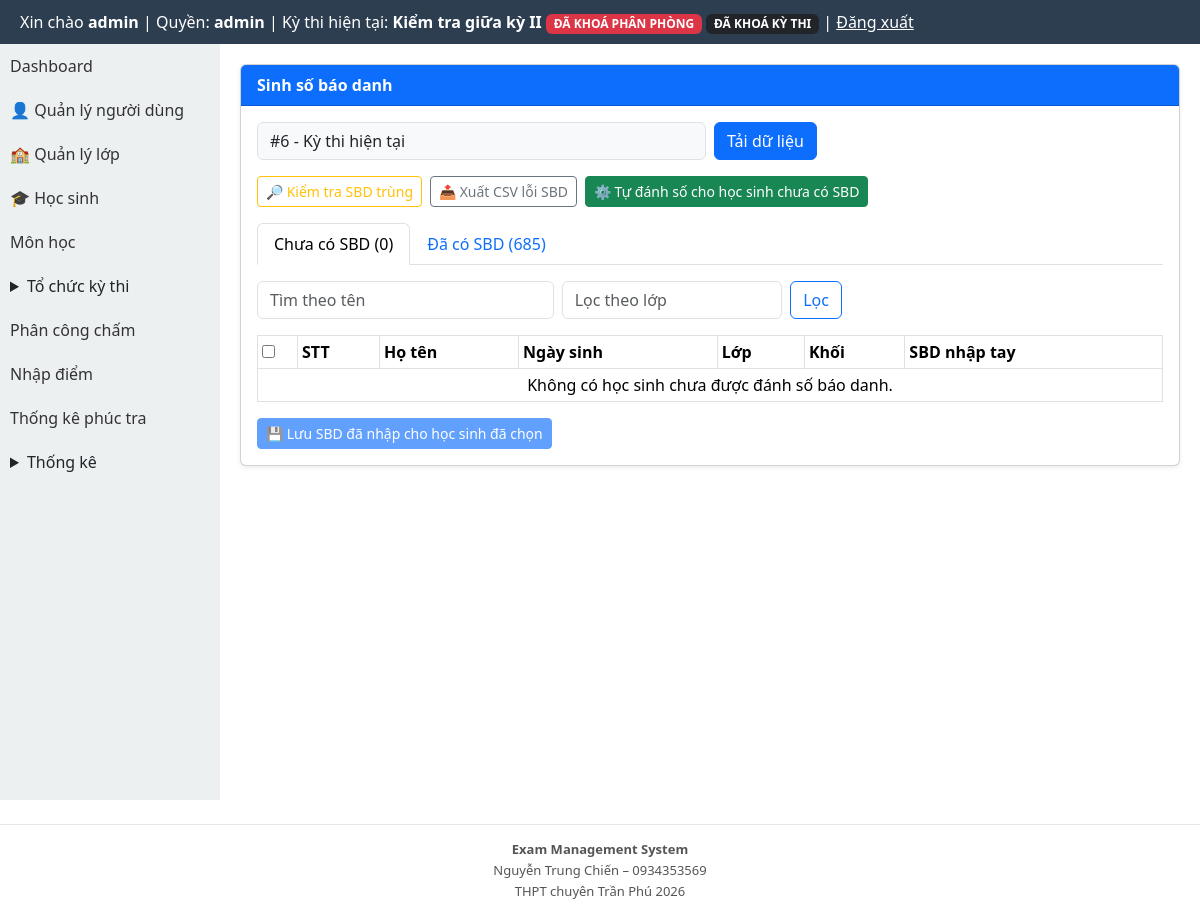
The page /modules/exams/generate_sbd.php (signed in) on the database as committed earlier.
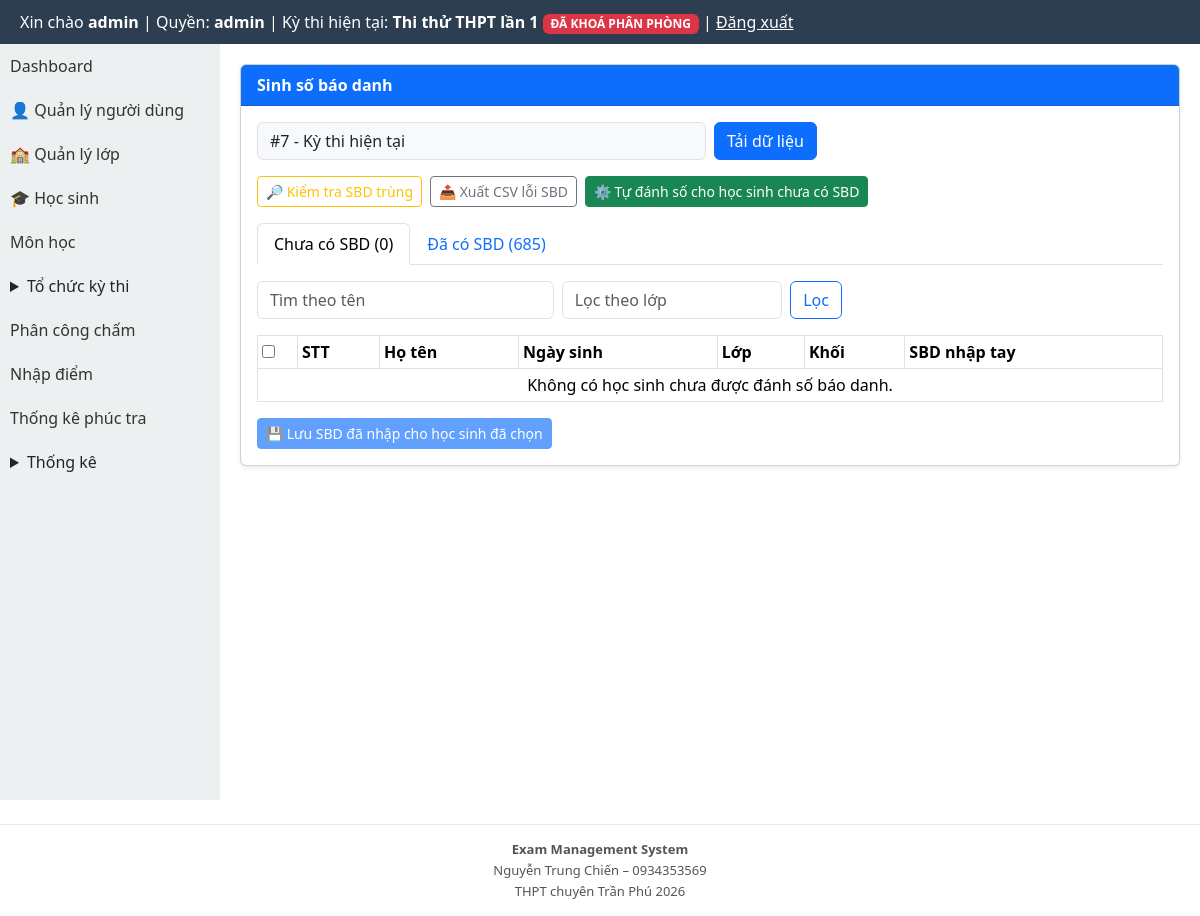
The same page on the database as committed later.
### tables this page shows
CREATE TABLE exams (
  id INTEGER PRIMARY KEY AUTOINCREMENT,
  ten_ky_thi TEXT,
  nam INTEGER,
  ngay_thi TEXT
, is_default INTEGER DEFAULT 0, deleted_at TEXT, distribution_locked INTEGER DEFAULT 0, rooms_locked INTEGER DEFAULT 0, exam_locked INTEGER DEFAULT 0, scoring_closed INTEGER DEFAULT 0, exam_mode INTEGER DEFAULT 1, is_locked INTEGER DEFAULT 0, is_score_entry_locked INTEGER DEFAULT 0, is_score_published INTEGER DEFAULT 0, is_recheck_open INTEGER DEFAULT 0);

### layout/header.php (called while the page is built, shortened)
<?php
require_once BASE_PATH . '/templates/header.php';

### core/auth.php (called while the page is built, shortened)
<?php
function normalize_role(?string $role): string {
    $normalized = strtolower(trim((string) $role));
    return match ($normalized) {
        'score_entry', 'score-input', 'score_input', 'nhapdiem', 'nhap_diem' => 'scorer',
        'exam_manager', 'quanlythi', 'exam-manager' => 'organizer',
        default => $normalized,
    };
}
function current_user_role(): string {
    $sessionRole = $_SESSION['role'] ?? null;
    if (is_string($sessionRole) && trim($sessionRole) !== '') {
        return normalize_role($sessionRole);
    }
    $userRole = $_SESSION['user']['role'] ?? null;
    return normalize_role(is_string($userRole) ? $userRole : '');
}

### modules/exams/exam_context_helper.php (called while the page is built, shortened)
<?php
function ensureExamLockColumns(PDO $pdo): void
{
    $cols = array_column($pdo->query('PRAGMA table_info(exams)')->fetchAll(PDO::FETCH_ASSOC), 'name');
}
function getCurrentExam(): ?array
{
    global $pdo;
    $cols = array_column($pdo->query('PRAGMA table_info(exams)')->fetchAll(PDO::FETCH_ASSOC), 'name');
    $hasDeletedAt = in_array('deleted_at', $cols, true);
    $activeWhere = $hasDeletedAt ? '(deleted_at IS NULL OR trim(deleted_at) = "")' : '1=1';
    $defaultStmt = $pdo->query('SELECT * FROM exams WHERE ' . $activeWhere . ' AND is_default = 1 ORDER BY id DESC LIMIT 1');
    $defaultExam = $defaultStmt ? $defaultStmt->fetch(PDO::FETCH_ASSOC) : false;
    if (is_array($defaultExam)) {
        return $defaultExam;
    }
}
function getCurrentExamId(): int
{
    $exam = getCurrentExam();
    return (int) ($exam['id'] ?? 0);
}
function getCurrentExamInfo(): ?array
{
    $exam = getCurrentExam();
    global $pdo;
    ensureExamLockColumns($pdo);
    return [
        'id' => (int) ($exam['id'] ?? 0),
        'ten_ky_thi' => (string) ($exam['ten_ky_thi'] ?? ''),
        'distribution_locked' => (int) ($exam['distribution_locked'] ?? 0),
        'rooms_locked' => (int) ($exam['rooms_locked'] ?? 0),
        'exam_locked' => (int) ($exam['exam_locked'] ?? 0),
    ];
}

### modules/exams/_common.php (called while the page is built, shortened)
<?php
require_once BASE_PATH . '/core/auth.php';
require_once BASE_PATH . '/core/db.php';
require_once BASE_PATH . '/modules/exams/exam_context_helper.php';
function exams_resolve_current_exam_from_request(): int
{
    $requestedExamId = max(0, (int) ($_GET['exam_id'] ?? $_POST['exam_id'] ?? 0));
    return getCurrentExamId();
}

### modules/exams/generate_sbd.php (the view, shortened to what the changed rows need)
<?php
require_once BASE_PATH . '/modules/exams/_common.php';
$examId = exams_resolve_current_exam_from_request();
$fixedExamContext = getCurrentExamId() > 0;
$tab = (string) ($_GET['tab'] ?? 'unassigned');
require_once BASE_PATH . '/layout/header.php';
?>
<link href="https://cdn.jsdelivr.net/npm/bootstrap@5.3.3/dist/css/bootstrap.min.css" rel="stylesheet">
<div style="display:flex;min-height:calc(100vh - 44px);">
    <div style="flex:1;padding:20px;min-width:0;">
        <div class="card shadow-sm">
            <div class="card-body">
                <form method="get" class="row g-2 mb-3" action="<?= BASE_URL ?>/modules/exams/generate_sbd.php">
                    <div class="col-md-6">
                        <?php if ($fixedExamContext): ?>
                            <div class="form-control bg-light">#<?= $examId ?> - Kỳ thi hiện tại</div>
                        <?php endif; ?>
                    </div>
                </form>
                <?php if ($tab === 'unassigned'): ?>
                    <form method="post">
                        <div class="table-responsive">
                            <table class="table table-sm table-bordered align-middle">
                                <thead><tr><th style="width:40px"><input type="checkbox" id="checkAllUnassigned"></th><th>STT</th><th>Họ tên</th><th>Ngày sinh</th><th>Lớp</th><th>Khối</th><th>SBD nhập tay</th></tr></thead>
                            </table>
                        </div>
                    </form>
                <?php endif; ?>
            </div>
        </div>
    </div>
</div>
<?php require_once BASE_PATH . '/layout/footer.php'; ?>

### templates/header.php (shortened to what the changed rows need)
<?php
require_once BASE_PATH . '/core/auth.php';
$currentExamInfo = null;
$role = function_exists('current_user_role') ? current_user_role() : strtolower(trim((string) ($_SESSION['role'] ?? $_SESSION['user']['role'] ?? '')));
if (in_array($role, ['admin', 'organizer'], true)) {
    require_once BASE_PATH . '/core/db.php';
    require_once BASE_PATH . '/modules/exams/exam_context_helper.php';
    $currentExamInfo = getCurrentExamInfo();
}
$role = $role ?? (function_exists('current_user_role') ? current_user_role() : '');
$currentExamInfo = $currentExamInfo ?? null;
?>
<!DOCTYPE html>
<html lang="vi">
<head>
</head>
<body>
<div class="header">
    Xin chào <b><?= $_SESSION['user']['username'] ?></b>
    | Quyền: <b><?= htmlspecialchars((string) $role, ENT_QUOTES, 'UTF-8') ?></b>
    <?php if ($currentExamInfo !== null): ?>
        | Kỳ thi hiện tại: <b><?= htmlspecialchars((string) $currentExamInfo['ten_ky_thi'], ENT_QUOTES, 'UTF-8') ?></b>
        <?php if (($currentExamInfo['distribution_locked'] ?? 0) === 1 || ($currentExamInfo['rooms_locked'] ?? 0) === 1): ?>
            <span class="badge bg-danger">ĐÃ KHOÁ PHÂN PHÒNG</span>
        <?php endif; ?>
        <?php if (($currentExamInfo['exam_locked'] ?? 0) === 1): ?>
            <span class="badge bg-dark">ĐÃ KHOÁ KỲ THI</span>
        <?php endif; ?>
    <?php endif; ?>
    | <a href="<?= BASE_URL ?>/logout.php" style="color:#fff">Đăng xuất</a>
</div>

Rows that differ between the two databases and show on the page:
no longer on this page (row edited): exams: ten_ky_thi "Kiểm tra giữa kỳ II", id "6"
added exams: ten_ky_thi "Thi thử THPT lần 1", id "7"
Other text that changed with them:
text no longer shown: "ĐÃ KHOÁ KỲ THI"
